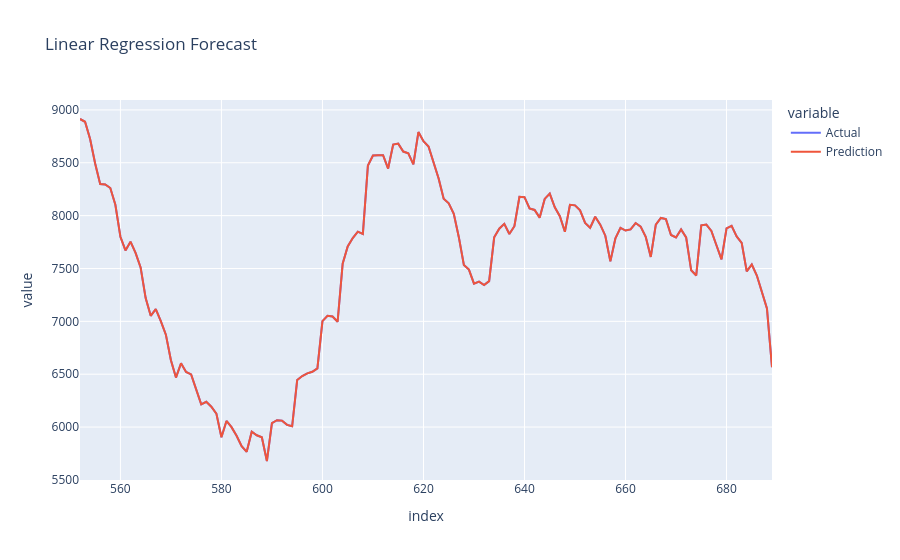

The cell this chart's notebook holds for it:
### Code cell
results = pd.DataFrame({
    "Actual": y_test,
    "Prediction": lr_predictions
})

fig = px.line(
    results,
    title="Linear Regression Forecast"
)

fig.show()

### Figure 1 — Plotly figure (JSON) as saved in the notebook; plotly's stock layout.template omitted (floating-point values rounded to 4 significant figures; data arrays with more than 128 entries replaced by an {"elided": "..."} marker saying what was removed)
{"data": [{"hovertemplate": "variable=Actual<br>index=%{x}<br>value=%{y}<extra></extra>", "legendgroup": "Actual", "line": {"color": "#636efa", "dash": "solid"}, "marker": {"symbol": "circle"}, "mode": "lines", "name": "Actual", "orientation": "v", "showlegend": true, "type": "scatter", "x": {"elided": "138 int values"}, "xaxis": "x", "y": {"elided": "138 float values"}, "yaxis": "y"}, {"hovertemplate": "variable=Prediction<br>index=%{x}<br>value=%{y}<extra></extra>", "legendgroup": "Prediction", "line": {"color": "#EF553B", "dash": "solid"}, "marker": {"symbol": "circle"}, "mode": "lines", "name": "Prediction", "orientation": "v", "showlegend": true, "type": "scatter", "x": {"elided": "138 int values"}, "xaxis": "x", "y": {"elided": "138 float values"}, "yaxis": "y"}], "layout": {"legend": {"title": {"text": "variable"}, "tracegroupgap": 0}, "title": {"text": "Linear Regression Forecast"}, "xaxis": {"anchor": "y", "domain": [0, 1], "title": {"text": "index"}}, "yaxis": {"anchor": "x", "domain": [0, 1], "title": {"text": "value"}}}}
